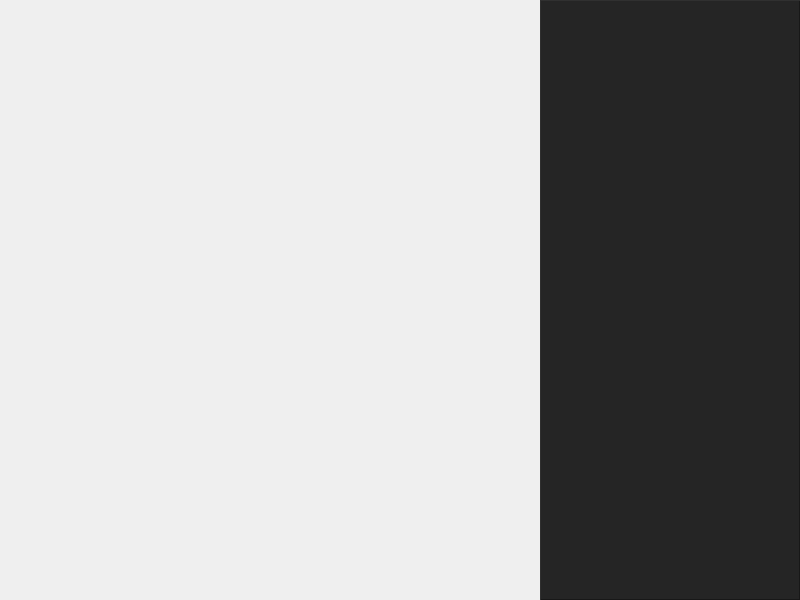
<?xml version="1.0" encoding="UTF-8"?>
<ui version="4.0">
 <class>server_chat</class>
 <widget class="QWidget" name="server_chat">
  <property name="geometry">
   <rect>
    <x>0</x>
    <y>0</y>
    <width>800</width>
    <height>600</height>
   </rect>
  </property>
  <property name="windowTitle">
   <string>Form</string>
  </property>
  <property name="styleSheet">
   <string notr="true">#frame_members {
	background-color: #252525;
	border-top: 1px solid #303030;
	border-left: 1px solid #303030;
	border-bottom: 1px solid #181818;
	border-right: 1px solid #181818;
}</string>
  </property>
  <layout class="QHBoxLayout" name="layout_server_chat">
   <property name="spacing">
    <number>0</number>
   </property>
   <property name="leftMargin">
    <number>0</number>
   </property>
   <property name="topMargin">
    <number>0</number>
   </property>
   <property name="rightMargin">
    <number>0</number>
   </property>
   <property name="bottomMargin">
    <number>0</number>
   </property>
   <item>
    <widget class="ChatWidget" name="chat_widget" native="true"/>
   </item>
   <item>
    <widget class="QFrame" name="frame_members">
     <property name="sizePolicy">
      <sizepolicy hsizetype="Fixed" vsizetype="Preferred">
       <horstretch>0</horstretch>
       <verstretch>0</verstretch>
      </sizepolicy>
     </property>
     <property name="minimumSize">
      <size>
       <width>260</width>
       <height>0</height>
      </size>
     </property>
     <property name="maximumSize">
      <size>
       <width>260</width>
       <height>16777215</height>
      </size>
     </property>
     <property name="frameShape">
      <enum>QFrame::Shape::NoFrame</enum>
     </property>
     <property name="frameShadow">
      <enum>QFrame::Shadow::Raised</enum>
     </property>
     <layout class="QVBoxLayout" name="layout_members">
      <property name="leftMargin">
       <number>6</number>
      </property>
      <property name="topMargin">
       <number>6</number>
      </property>
      <property name="rightMargin">
       <number>6</number>
      </property>
      <property name="bottomMargin">
       <number>6</number>
      </property>
      <item>
       <spacer name="spacer_members">
        <property name="orientation">
         <enum>Qt::Orientation::Vertical</enum>
        </property>
        <property name="sizeHint" stdset="0">
         <size>
          <width>20</width>
          <height>40</height>
         </size>
        </property>
       </spacer>
      </item>
     </layout>
    </widget>
   </item>
  </layout>
 </widget>
 <customwidgets>
  <customwidget>
   <class>ChatWidget</class>
   <extends>QWidget</extends>
   <header>widgets.chat_widget</header>
   <container>1</container>
  </customwidget>
 </customwidgets>
 <resources/>
 <connections/>
</ui>
